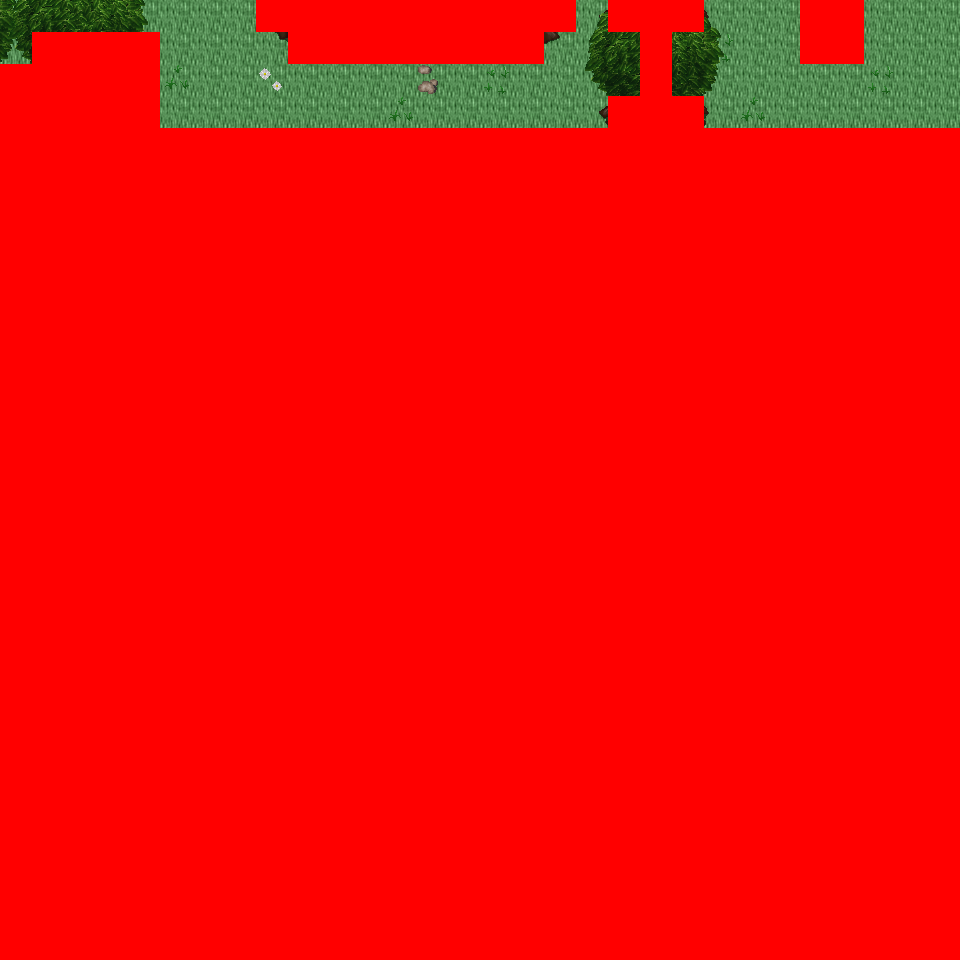

The image is a tile-based game level rendered from a .tmx file. Its description and source (layers, tilesets, objects; grid data summarised) follow:
An orthogonal 30x30 tile map with 32x32 px tiles, 6 tile layers (Ground, Object, Object2, Above, ...), 40 tilesets and 6 objects (6x mapchange).

<map version="1.0" orientation="orthogonal" renderorder="right-down" width="30" height="30" tilewidth="32" tileheight="32" nextobjectid="7">
  <tileset firstgid="1" name="tileset_logic_collision" tilewidth="32" tileheight="32" tilecount="1" columns="1">
    <image source="../drawable/tileset_logic_collision.png" width="32" height="32" />
  </tileset>
  <tileset firstgid="2" name="tileset_ground_ground" tilewidth="32" tileheight="32" tilecount="33" columns="3">
    <image source="../drawable/tileset_ground_ground.png" width="96" height="352" />
  </tileset>
  <tileset firstgid="35" name="tileset_ground_water_water" tilewidth="32" tileheight="32" tilecount="24" columns="3">
    <image source="../drawable/tileset_ground_water_water.png" width="96" height="256" />
  </tileset>
  <tileset firstgid="59" name="tileset_plant_grasses" tilewidth="32" tileheight="32" tilecount="6" columns="3">
    <image source="../drawable/tileset_plant_grasses.png" width="96" height="64" />
  </tileset>
  <tileset firstgid="65" name="tileset_ground_grass_edges" tilewidth="32" tileheight="32" tilecount="36" columns="12">
    <image source="../drawable/tileset_ground_grass_edges.png" width="384" height="96" />
  </tileset>
  <tileset firstgid="101" name="tileset_plant_tree_tree_green" tilewidth="32" tileheight="32" tilecount="88" columns="8">
    <image source="../drawable/tileset_plant_tree_tree_green.png" width="256" height="352" />
  </tileset>
  <tileset firstgid="189" name="tileset_ground_water_pool_grassy" tilewidth="32" tileheight="32" tilecount="27" columns="9">
    <image source="../drawable/tileset_ground_water_pool_grassy.png" width="288" height="96" />
  </tileset>
  <tileset firstgid="216" name="tileset_ground_water_water_corners" tilewidth="32" tileheight="32" tilecount="12" columns="6">
    <image source="../drawable/tileset_ground_water_water_corners.png" width="192" height="64" />
  </tileset>
  <tileset firstgid="228" name="tileset_plant_flower_daisy_blue" tilewidth="32" tileheight="32" tilecount="8" columns="2">
    <image source="../drawable/tileset_plant_flower_daisy_blue.png" width="64" height="128" />
  </tileset>
  <tileset firstgid="236" name="tileset_ground_water_channels_grassy" tilewidth="32" tileheight="32" tilecount="6" columns="3">
    <image source="../drawable/tileset_ground_water_channels_grassy.png" width="96" height="64" />
  </tileset>
  <tileset firstgid="242" name="tileset_plant_flower_daisy_yellow" tilewidth="32" tileheight="32" tilecount="8" columns="2">
    <image source="../drawable/tileset_plant_flower_daisy_yellow.png" width="64" height="128" />
  </tileset>
  <tileset firstgid="250" name="tileset_plant_flower_daisy_white" tilewidth="32" tileheight="32" tilecount="8" columns="2">
    <image source="../drawable/tileset_plant_flower_daisy_white.png" width="64" height="128" />
  </tileset>
  <tileset firstgid="258" name="tileset_building_wall_wall_brown" tilewidth="32" tileheight="32" tilecount="12" columns="3">
    <image source="../drawable/tileset_building_wall_wall_brown.png" width="96" height="128" />
  </tileset>
  <tileset firstgid="270" name="tileset_plant_bush_bushes" tilewidth="32" tileheight="32" tilecount="10" columns="5">
    <image source="../drawable/tileset_plant_bush_bushes.png" width="160" height="64" />
  </tileset>
  <tileset firstgid="280" name="tileset_plant_vine" tilewidth="32" tileheight="32" tilecount="3" columns="1">
    <image source="../drawable/tileset_plant_vine.png" width="32" height="96" />
  </tileset>
  <tileset firstgid="283" name="tileset_building_decoration_rocks_2" tilewidth="32" tileheight="32" tilecount="2" columns="1">
    <image source="../drawable/tileset_building_decoration_rocks_2.png" width="32" height="64" />
  </tileset>
  <tileset firstgid="285" name="tileset_plant_stump_stump_green" tilewidth="32" tileheight="32" tilecount="4" columns="2">
    <image source="../drawable/tileset_plant_stump_stump_green.png" width="64" height="64" />
  </tileset>
  <tileset firstgid="289" name="tileset_building_decoration_green_block" tilewidth="32" tileheight="32" tilecount="4" columns="2">
    <image source="../drawable/tileset_building_decoration_green_block.png" width="64" height="64" />
  </tileset>
  <tileset firstgid="293" name="tileset_plant_tree_tree_golden_small" tilewidth="32" tileheight="32" tilecount="6" columns="2">
    <image source="../drawable/tileset_plant_tree_tree_golden_small.png" width="64" height="96" />
  </tileset>
  <tileset firstgid="299" name="tileset_plant_flower_daisy_red" tilewidth="32" tileheight="32" tilecount="8" columns="2">
    <image source="../drawable/tileset_plant_flower_daisy_red.png" width="64" height="128" />
  </tileset>
  <tileset firstgid="307" name="tileset_plant_stump_stump_purple" tilewidth="32" tileheight="32" tilecount="4" columns="2">
    <image source="../drawable/tileset_plant_stump_stump_purple.png" width="64" height="64" />
  </tileset>
  <tileset firstgid="311" name="tileset_item_pot_dark_barrel" tilewidth="32" tileheight="32" tilecount="2" columns="1">
    <image source="../drawable/tileset_item_pot_dark_barrel.png" width="32" height="64" />
  </tileset>
  <tileset firstgid="313" name="tileset_ground_ladder_vertical_dark" tilewidth="32" tileheight="32" tilecount="3" columns="3">
    <image source="../drawable/tileset_ground_ladder_vertical_dark.png" width="96" height="32" />
  </tileset>
  <tileset firstgid="316" name="tileset_item_statue_green_stone" tilewidth="32" tileheight="32" tilecount="12" columns="4">
    <image source="../drawable/tileset_item_statue_green_stone.png" width="128" height="96" />
  </tileset>
  <tileset firstgid="328" name="tileset_item_statue_grey_stone" tilewidth="32" tileheight="32" tilecount="4" columns="2">
    <image source="../drawable/tileset_item_statue_grey_stone.png" width="64" height="64" />
  </tileset>
  <tileset firstgid="332" name="tileset_ground_rock_pebbles" tilewidth="32" tileheight="32" tilecount="3" columns="1">
    <image source="../drawable/tileset_ground_rock_pebbles.png" width="32" height="96" />
  </tileset>
  <tileset firstgid="335" name="tileset_item_corpse_huge_animal" tilewidth="32" tileheight="32" tilecount="16" columns="2">
    <image source="../drawable/tileset_item_corpse_huge_animal.png" width="64" height="256" />
  </tileset>
  <tileset firstgid="351" name="tileset_building_fence_fence_chunky" tilewidth="32" tileheight="32" tilecount="21" columns="3">
    <image source="../drawable/tileset_building_fence_fence_chunky.png" width="96" height="224" />
  </tileset>
  <tileset firstgid="372" name="tileset_building_roof_red" tilewidth="32" tileheight="32" tilecount="20" columns="5">
    <image source="../drawable/tileset_building_roof_red.png" width="160" height="128" />
  </tileset>
  <tileset firstgid="392" name="tileset_building_decoration_banner" tilewidth="32" tileheight="32" tilecount="12" columns="1">
    <image source="../drawable/tileset_building_decoration_banner.png" width="32" height="384" />
  </tileset>
  <tileset firstgid="404" name="tileset_building_door_closed" tilewidth="32" tileheight="32" tilecount="1" columns="1">
    <image source="../drawable/tileset_building_door_closed.png" width="32" height="32" />
  </tileset>
  <tileset firstgid="405" name="tileset_building_window_window_right" tilewidth="32" tileheight="32" tilecount="2" columns="2">
    <image source="../drawable/tileset_building_window_window_right.png" width="64" height="32" />
  </tileset>
  <tileset firstgid="407" name="tileset_building_decoration_floor_sparkle" tilewidth="32" tileheight="32" tilecount="18" columns="3">
    <image source="../drawable/tileset_building_decoration_floor_sparkle.png" width="96" height="192" />
  </tileset>
  <tileset firstgid="425" name="tileset_object_well" tilewidth="32" tileheight="32" tilecount="4" columns="2">
    <image source="../drawable/tileset_object_well.png" width="64" height="64" />
  </tileset>
  <tileset firstgid="429" name="tileset_building_decoration_magician_banner" tilewidth="32" tileheight="32" tilecount="3" columns="3">
    <image source="../drawable/tileset_building_decoration_magician_banner.png" width="96" height="32" />
  </tileset>
  <tileset firstgid="432" name="tileset_building_decoration_chimney" tilewidth="32" tileheight="32" tilecount="2" columns="1">
    <image source="../drawable/tileset_building_decoration_chimney.png" width="32" height="64" />
  </tileset>
  <tileset firstgid="434" name="tileset_ground_green_paving" tilewidth="32" tileheight="32" tilecount="18" columns="3">
    <image source="../drawable/tileset_ground_green_paving.png" width="96" height="192" />
  </tileset>
  <tileset firstgid="452" name="tileset_building_fence_palisade" tilewidth="32" tileheight="32" tilecount="84" columns="6">
    <image source="../drawable/tileset_building_fence_palisade.png" width="192" height="448" />
  </tileset>
  <tileset firstgid="536" name="tileset_building_decoration_orbpedestal" tilewidth="32" tileheight="32" tilecount="2" columns="1">
    <image source="../drawable/tileset_building_decoration_orbpedestal.png" width="32" height="64" />
  </tileset>
  <tileset firstgid="538" name="tileset_item_pot_wooden_crates" tilewidth="32" tileheight="32" tilecount="6" columns="3">
    <image source="../drawable/tileset_item_pot_wooden_crates.png" width="96" height="64" />
  </tileset>
  <layer name="Ground" width="30" height="30">
    <data>[900 cells, 120 non-empty, 1 distinct tile ids]</data>
  </layer>
  <layer name="Object" width="30" height="30">
    <data>[900 cells, 5 non-empty, 2 distinct tile ids]</data>
  </layer>
  <layer name="Object2" width="30" height="30">
    <data>[900 cells, 43 non-empty, 26 distinct tile ids]</data>
  </layer>
  <layer name="Above" width="30" height="30">
    <data>[900 cells, 42 non-empty, 32 distinct tile ids]</data>
  </layer>
  <layer name="Above2" width="30" height="30">
    <data>[900 cells, 0 non-empty, 0 distinct tile ids]</data>
  </layer>
  <layer name="Walkable" width="30" height="30">
    <data>[900 cells, 824 non-empty, 1 distinct tile ids]</data>
  </layer>
  <objectgroup name="MapEvents">
    <object id="1" name="north" type="mapchange" x="0" y="0" width="256" height="32">
      <properties>
        <property name="map" value="0_ados_mountain_n2_w2_x2_y1" />
        <property name="place" value="south" />
      </properties>
    </object>
    <object id="2" name="north2" type="mapchange" x="576" y="0" width="32" height="32">
      <properties>
        <property name="map" value="0_ados_mountain_n2_w2_x2_y1" />
        <property name="place" value="south2" />
      </properties>
    </object>
    <object id="3" name="north3" type="mapchange" x="704" y="0" width="96" height="32">
      <properties>
        <property name="map" value="0_ados_mountain_n2_w2_x2_y1" />
        <property name="place" value="south3" />
      </properties>
    </object>
    <object id="4" name="north4" type="mapchange" x="864" y="0" width="96" height="32">
      <properties>
        <property name="map" value="0_ados_mountain_n2_w2_x2_y1" />
        <property name="place" value="south4" />
      </properties>
    </object>
    <object id="5" name="west" type="mapchange" x="0" y="0" width="32" height="64">
      <properties>
        <property name="map" value="0_ados_mountain_n2_w2_x1_y2" />
        <property name="place" value="east" />
      </properties>
    </object>
    <object id="6" name="east" type="mapchange" x="928" y="0" width="32" height="128">
      <properties>
        <property name="map" value="0_ados_mountain_n2_w2_x3_y2" />
        <property name="place" value="west" />
      </properties>
    </object>
  </objectgroup>
</map>
